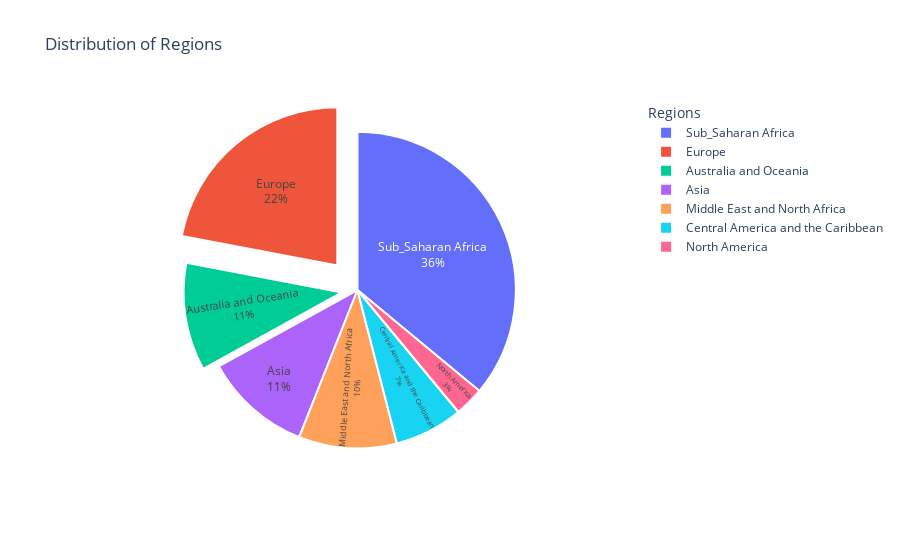

This figure's notebook cell:
### Code cell
fig = px.pie(region, names=df['Region'], title='Distribution of Regions')

fig.update_traces(
    pull=[0.1, 0, 0.2, 0],  # Use pull to emphasize specific slices (adjust values as needed)
    textinfo='percent+label',  # Display percentage and label in pie slices
    hoverinfo='label+value+percent',  # Display additional information on hover
    textposition='inside',  # Place text inside the pie slices
    marker=dict(line=dict(color='#ffffff', width=2)),  # Add white border around slices
)

fig.update_layout(
    showlegend=True,  # Display legend
    legend=dict(title='Regions'),  # Customize legend title
)

fig.show()

### Figure 1 — Plotly figure (JSON) as saved in the notebook; plotly's stock layout.template omitted (floating-point values rounded to 4 significant figures)
{"data": [{"domain": {"x": [0, 1], "y": [0, 1]}, "hoverinfo": "label+value+percent", "hovertemplate": "label=%{label}<extra></extra>", "labels": ["Australia and Oceania", "Central America and the Caribbean", "Europe", "Sub_Saharan Africa", "Sub_Saharan Africa", "Australia and Oceania", "Sub_Saharan Africa", "Sub_Saharan Africa", "Sub_Saharan Africa", "Sub_Saharan Africa", "Asia", "Sub_Saharan Africa", "Asia", "Central America and the Caribbean", "Asia", "Europe", "Asia", "Sub_Saharan Africa", "Asia", "Australia and Oceania", "Europe", "Europe", "Central America and the Caribbean", "Australia and Oceania", "Europe", "Europe", "Australia and Oceania", "Sub_Saharan Africa", "Europe", "Sub_Saharan Africa", "Europe", "Sub_Saharan Africa", "Australia and Oceania", "Asia", "Sub_Saharan Africa", "Central America and the Caribbean", "Middle East and North Africa", "Sub_Saharan Africa", "Asia", "Europe", "Sub_Saharan Africa", "Middle East and North Africa", "Sub_Saharan Africa", "Europe", "Asia", "Sub_Saharan Africa", "Europe", "Europe", "Europe", "Sub_Saharan Africa", "Europe", "Sub_Saharan Africa", "Middle East and North Africa", "Sub_Saharan Africa", "Sub_Saharan Africa", "Sub_Saharan Africa", "Australia and Oceania", "Europe", "Europe", "Sub_Saharan Africa", "Australia and Oceania", "Europe", "Sub_Saharan Africa", "Middle East and North Africa", "Central America and the Caribbean", "Sub_Saharan Africa", "Sub_Saharan Africa", "Central America and the Caribbean", "Europe", "Sub_Saharan Africa", "Asia", "Middle East and North Africa", "Sub_Saharan Africa", "Sub_Saharan Africa", "Middle East and North Africa", "North America", "Australia and Oceania", "Asia", "Europe", "Australia and Oceania", "Europe", "Middle East and North Africa", "Middle East and North Africa", "Sub_Saharan Africa", "Sub_Saharan Africa", "North America", "Sub_Saharan Africa", "Sub_Saharan Africa", "Middle East and North Africa", "Europe", "Sub_Saharan Africa", "Australia and Oceania", "Middle East and North Africa", "Europe", "Central America and the Caribbean", "Sub_Saharan Africa", "Asia", "Sub_Saharan Africa", "North America", "Sub_Saharan Africa"], "legendgroup": "", "marker": {"line": {"color": "#ffffff", "width": 2}}, "name": "", "pull": [0.1, 0, 0.2, 0], "showlegend": true, "textinfo": "percent+label", "textposition": "inside", "type": "pie"}], "layout": {"legend": {"title": {"text": "Regions"}, "tracegroupgap": 0}, "showlegend": true, "title": {"text": "Distribution of Regions"}}}
